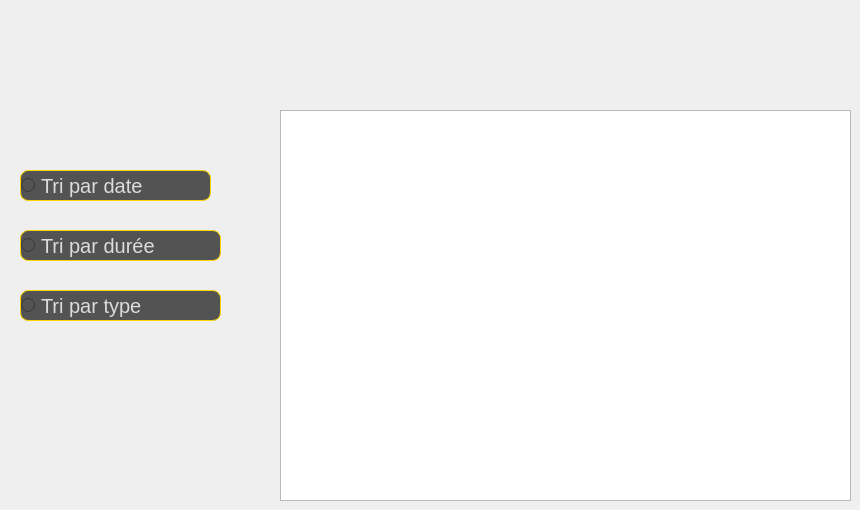
      <widget class="QWidget" name="tab_10">
       <attribute name="title">
        <string>Afficher</string>
       </attribute>
       <widget class="QRadioButton" name="Touslesconges">
        <property name="geometry">
         <rect>
          <x>20</x>
          <y>170</y>
          <width>191</width>
          <height>31</height>
         </rect>
        </property>
        <property name="styleSheet">
         <string notr="true">QRadioButton {
color: #dcdcdc;
background:#535353;
border: none;
font-size:20px;
font-family:Arial, Helvetica, sans-serif;
text-align: left;
border: 1px solid #FFD700;
border-radius: 8px;
}
QRadioButton:hover {
color:#fff;
background:#FFD700;
border: none;
text-align: left;
}
</string>
        </property>
        <property name="text">
         <string>Tri par date</string>
        </property>
       </widget>
       <widget class="QTableView" name="tab_affichage_conge">
        <property name="geometry">
         <rect>
          <x>280</x>
          <y>110</y>
          <width>571</width>
          <height>391</height>
         </rect>
        </property>
        <property name="styleSheet">
         <string notr="true">#tab_tri {
background:#DCDCDC;
}</string>
        </property>
       </widget>
       <widget class="QRadioButton" name="Touslesconges_3">
        <property name="geometry">
         <rect>
          <x>20</x>
          <y>290</y>
          <width>201</width>
          <height>31</height>
         </rect>
        </property>
        <property name="styleSheet">
         <string notr="true">QRadioButton {
color: #dcdcdc;
background:#535353;
border: none;
font-size:20px;
font-family:Arial, Helvetica, sans-serif;
text-align: left;
border: 1px solid #FFD700;
border-radius: 8px;
}
QRadioButton:hover {
color:#fff;
background:#FFD700;
border: none;
text-align: left;
}
</string>
        </property>
        <property name="text">
         <string>Tri par type</string>
        </property>
       </widget>
       <widget class="QRadioButton" name="Touslesconges_2">
        <property name="geometry">
         <rect>
          <x>20</x>
          <y>230</y>
          <width>201</width>
          <height>31</height>
         </rect>
        </property>
        <property name="styleSheet">
         <string notr="true">QRadioButton {
color: #dcdcdc;
background:#535353;
border: none;
font-size:20px;
font-family:Arial, Helvetica, sans-serif;
text-align: left;
border: 1px solid #FFD700;
border-radius: 8px;
}
QRadioButton:hover {
color:#fff;
background:#FFD700;
border: none;
text-align: left;
}
</string>
        </property>
        <property name="text">
         <string>Tri par durée</string>
        </property>
       </widget>
      </widget>
